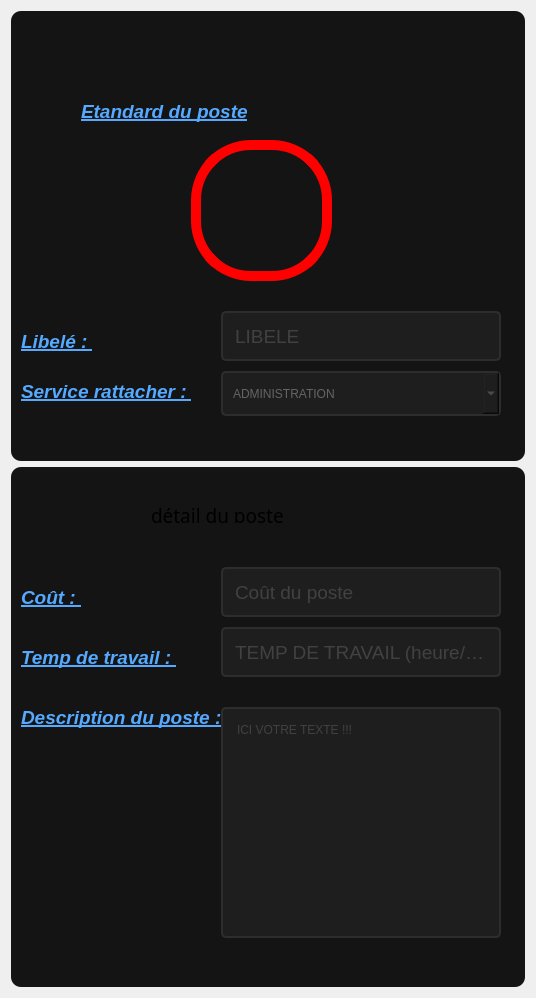
                         <widget class="QWidget" name="scrollAreaWidgetContents_2">
                          <property name="geometry">
                           <rect>
                            <x>0</x>
                            <y>0</y>
                            <width>536</width>
                            <height>994</height>
                           </rect>
                          </property>
                          <layout class="QVBoxLayout" name="verticalLayout_18">
                           <item>
                            <widget class="QFrame" name="login_area_2">
                             <property name="minimumSize">
                              <size>
                               <width>0</width>
                               <height>450</height>
                              </size>
                             </property>
                             <property name="maximumSize">
                              <size>
                               <width>16777215</width>
                               <height>16777215</height>
                              </size>
                             </property>
                             <property name="styleSheet">
                              <string notr="true">background-color: rgb(20, 20, 20);
border-radius: 10px;</string>
                             </property>
                             <property name="frameShape">
                              <enum>QFrame::NoFrame</enum>
                             </property>
                             <property name="frameShadow">
                              <enum>QFrame::Raised</enum>
                             </property>
                             <widget class="QFrame" name="logo_esprit_2">
                              <property name="geometry">
                               <rect>
                                <x>70</x>
                                <y>-50</y>
                                <width>298</width>
                                <height>201</height>
                               </rect>
                              </property>
                              <property name="styleSheet">
                               <string notr="true">	background-image: url(C:/Users/idris/Documents/qt/eye_of_god/resource/images/esprit.png);
	background-repeat: no-repeat;
	background-position: center;</string>
                              </property>
                              <property name="frameShape">
                               <enum>QFrame::StyledPanel</enum>
                              </property>
                              <property name="frameShadow">
                               <enum>QFrame::Raised</enum>
                              </property>
                             </widget>
                             <widget class="QFrame" name="avatar_2">
                              <property name="geometry">
                               <rect>
                                <x>180</x>
                                <y>129</y>
                                <width>141</width>
                                <height>141</height>
                               </rect>
                              </property>
                              <property name="styleSheet">
                               <string notr="true">QFrame {
	background-image: url(:/icon/resource/images/monitoring.png);
	border-radius: 60px;
	border: 10px solid rgb(255, 0, 0);
}
QFrame:hover {
	;
	border: 10px solid rgb(255, 0, 17);
}</string>
                              </property>
                              <property name="frameShape">
                               <enum>QFrame::StyledPanel</enum>
                              </property>
                              <property name="frameShadow">
                               <enum>QFrame::Raised</enum>
                              </property>
                             </widget>
                             <widget class="QLineEdit" name="lineEdit_libelepost">
                              <property name="geometry">
                               <rect>
                                <x>210</x>
                                <y>300</y>
                                <width>280</width>
                                <height>50</height>
                               </rect>
                              </property>
                              <property name="font">
                               <font>
                                <family>Segoe UI</family>
                                <pointsize>14</pointsize>
                               </font>
                              </property>
                              <property name="styleSheet">
                               <string notr="true">QLineEdit{
	border: 2px solid rgb(45, 45, 45);
	border-radius:5px;
	padding: 10px;
	background-color: rgb(30, 30, 30);
	
	color: rgb(100, 100, 100);
}
QLineEdit:hover{
	border: 2px solid rgb(55, 55, 55);
}
QLineEdit:focus{
	border: 2px solid rgb(255, 0, 0);
	color: rgb(200, 200, 205);
}</string>
                              </property>
                              <property name="maxLength">
                               <number>50</number>
                              </property>
                              <property name="placeholderText">
                               <string>LIBELE</string>
                              </property>
                             </widget>
                             <widget class="QLabel" name="label_28">
                              <property name="geometry">
                               <rect>
                                <x>10</x>
                                <y>370</y>
                                <width>181</width>
                                <height>21</height>
                               </rect>
                              </property>
                              <property name="font">
                               <font>
                                <family>Segoe UI</family>
                                <pointsize>14</pointsize>
                                <weight>75</weight>
                                <italic>true</italic>
                                <bold>true</bold>
                                <underline>true</underline>
                               </font>
                              </property>
                              <property name="styleSheet">
                               <string notr="true">color: rgb(85, 170, 255);
background : none;
</string>
                              </property>
                              <property name="text">
                               <string>Service rattacher : </string>
                              </property>
                             </widget>
                             <widget class="QLabel" name="label_29">
                              <property name="geometry">
                               <rect>
                                <x>10</x>
                                <y>320</y>
                                <width>181</width>
                                <height>21</height>
                               </rect>
                              </property>
                              <property name="font">
                               <font>
                                <family>Segoe UI</family>
                                <pointsize>14</pointsize>
                                <weight>75</weight>
                                <italic>true</italic>
                                <bold>true</bold>
                                <underline>true</underline>
                               </font>
                              </property>
                              <property name="styleSheet">
                               <string notr="true">color: rgb(85, 170, 255);
background : none;
</string>
                              </property>
                              <property name="text">
                               <string>Libelé : </string>
                              </property>
                             </widget>
                             <widget class="QLabel" name="label_30">
                              <property name="geometry">
                               <rect>
                                <x>70</x>
                                <y>90</y>
                                <width>181</width>
                                <height>21</height>
                               </rect>
                              </property>
                              <property name="font">
                               <font>
                                <family>Segoe UI</family>
                                <pointsize>14</pointsize>
                                <weight>75</weight>
                                <italic>true</italic>
                                <bold>true</bold>
                                <underline>true</underline>
                               </font>
                              </property>
                              <property name="styleSheet">
                               <string notr="true">color: rgb(85, 170, 255);
background : none;
</string>
                              </property>
                              <property name="text">
                               <string>Etandard du poste</string>
                              </property>
                             </widget>
                             <widget class="QComboBox" name="comboBox_service">
                              <property name="geometry">
                               <rect>
                                <x>210</x>
                                <y>360</y>
                                <width>280</width>
                                <height>45</height>
                               </rect>
                              </property>
                              <property name="styleSheet">
                               <string notr="true">QComboBox{
	border: 2px solid rgb(45, 45, 45);
	border-radius:5px;
	padding: 10px;
	padding-left: 10px;
	background-color: rgb(30, 30, 30);
	
	color: rgb(100, 100, 100);
}
QComboBox:hover{
	border: 2px solid rgb(55, 55, 55);
}



QComboBox QAbstractItemView {
	color: rgb(85, 170, 255);	
	background-color: rgb(27, 29, 35);
	padding: 10px;
	selection-background-color: rgb(39, 44, 54);
}</string>
                              </property>
                              <item>
                               <property name="text">
                                <string>ADMINISTRATION</string>
                               </property>
                               <property name="icon">
                                <iconset resource="source.qrc">
                                 <normaloff>:/icon/resource/icon/24x24/cil-people.png</normaloff>:/icon/resource/icon/24x24/cil-people.png</iconset>
                               </property>
                              </item>
                              <item>
                               <property name="text">
                                <string>ENERGIE</string>
                               </property>
                               <property name="icon">
                                <iconset resource="source.qrc">
                                 <normaloff>:/icon/resource/icon/24x24/ecosystem.png</normaloff>:/icon/resource/icon/24x24/ecosystem.png</iconset>
                               </property>
                              </item>
                              <item>
                               <property name="text">
                                <string>GESTION DE PROJET</string>
                               </property>
                               <property name="icon">
                                <iconset resource="source.qrc">
                                 <normaloff>:/icon/resource/icon/24x24/project.png</normaloff>:/icon/resource/icon/24x24/project.png</iconset>
                               </property>
                              </item>
                              <item>
                               <property name="text">
                                <string>HYGENE ET SALUBRITE</string>
                               </property>
                               <property name="icon">
                                <iconset resource="source.qrc">
                                 <normaloff>:/icon/resource/icon/24x24/liquid-soap.png</normaloff>:/icon/resource/icon/24x24/liquid-soap.png</iconset>
                               </property>
                              </item>
                              <item>
                               <property name="text">
                                <string>LOGEMENT</string>
                               </property>
                               <property name="icon">
                                <iconset resource="source.qrc">
                                 <normaloff>:/icon/resource/icon/24x24/villa.png</normaloff>:/icon/resource/icon/24x24/villa.png</iconset>
                               </property>
                              </item>
                              <item>
                               <property name="text">
                                <string>TRANSPORT ET TRAFFIQUE</string>
                               </property>
                               <property name="icon">
                                <iconset resource="source.qrc">
                                 <normaloff>:/icon/resource/icon/24x24/delivery-truck.png</normaloff>:/icon/resource/icon/24x24/delivery-truck.png</iconset>
                               </property>
                              </item>
                             </widget>
                            </widget>
                           </item>
                           <item>
                            <widget class="QFrame" name="frame_7">
                             <property name="minimumSize">
                              <size>
                               <width>0</width>
                               <height>520</height>
                              </size>
                             </property>
                             <property name="styleSheet">
                              <string notr="true">background-color: rgb(20, 20, 20);
border-radius: 10px;</string>
                             </property>
                             <property name="frameShape">
                              <enum>QFrame::StyledPanel</enum>
                             </property>
                             <property name="frameShadow">
                              <enum>QFrame::Raised</enum>
                             </property>
                             <widget class="QLineEdit" name="lineEdit_cout">
                              <property name="geometry">
                               <rect>
                                <x>210</x>
                                <y>100</y>
                                <width>280</width>
                                <height>50</height>
                               </rect>
                              </property>
                              <property name="font">
                               <font>
                                <family>Segoe UI</family>
                                <pointsize>14</pointsize>
                               </font>
                              </property>
                              <property name="styleSheet">
                               <string notr="true">QLineEdit{
	border: 2px solid rgb(45, 45, 45);
	border-radius:5px;
	padding: 10px;
	background-color: rgb(30, 30, 30);
	
	color: rgb(100, 100, 100);
}
QLineEdit:hover{
	border: 2px solid rgb(55, 55, 55);
}
QLineEdit:focus{
	border: 2px solid rgb(255, 0, 0);
	color: rgb(200, 200, 205);
}</string>
                              </property>
                              <property name="maxLength">
                               <number>50</number>
                              </property>
                              <property name="placeholderText">
                               <string>Coût du poste</string>
                              </property>
                             </widget>
                             <widget class="QLabel" name="label_11">
                              <property name="geometry">
                               <rect>
                                <x>140</x>
                                <y>40</y>
                                <width>241</width>
                                <height>16</height>
                               </rect>
                              </property>
                              <property name="font">
                               <font>
                                <family>Stencil</family>
                                <pointsize>14</pointsize>
                                <underline>true</underline>
                               </font>
                              </property>
                              <property name="text">
                               <string>détail du poste</string>
                              </property>
                             </widget>
                             <widget class="QLineEdit" name="lineEdit_temptravail">
                              <property name="geometry">
                               <rect>
                                <x>210</x>
                                <y>160</y>
                                <width>280</width>
                                <height>50</height>
                               </rect>
                              </property>
                              <property name="font">
                               <font>
                                <family>Segoe UI</family>
                                <pointsize>14</pointsize>
                               </font>
                              </property>
                              <property name="styleSheet">
                               <string notr="true">QLineEdit{
	border: 2px solid rgb(45, 45, 45);
	border-radius:5px;
	padding: 10px;
	background-color: rgb(30, 30, 30);
	
	color: rgb(100, 100, 100);
}
QLineEdit:hover{
	border: 2px solid rgb(55, 55, 55);
}
QLineEdit:focus{
	border: 2px solid rgb(255, 0, 0);
	color: rgb(200, 200, 205);
}</string>
                              </property>
                              <property name="maxLength">
                               <number>50</number>
                              </property>
                              <property name="placeholderText">
                               <string>TEMP DE TRAVAIL (heure/jour)</string>
                              </property>
                             </widget>
                             <widget class="QLabel" name="label_34">
                              <property name="geometry">
                               <rect>
                                <x>10</x>
                                <y>240</y>
                                <width>201</width>
                                <height>21</height>
                               </rect>
                              </property>
                              <property name="font">
                               <font>
                                <family>Segoe UI</family>
                                <pointsize>14</pointsize>
                                <weight>75</weight>
                                <italic>true</italic>
                                <bold>true</bold>
                                <underline>true</underline>
                               </font>
                              </property>
                              <property name="styleSheet">
                               <string notr="true">color: rgb(85, 170, 255);
background : none;
</string>
                              </property>
                              <property name="text">
                               <string>Description du poste : </string>
                              </property>
                             </widget>
                             <widget class="QLabel" name="label_35">
                              <property name="geometry">
                               <rect>
                                <x>10</x>
                                <y>180</y>
                                <width>181</width>
                                <height>21</height>
                               </rect>
                              </property>
                              <property name="font">
                               <font>
                                <family>Segoe UI</family>
                                <pointsize>14</pointsize>
                                <weight>75</weight>
                                <italic>true</italic>
                                <bold>true</bold>
                                <underline>true</underline>
                               </font>
                              </property>
                              <property name="styleSheet">
                               <string notr="true">color: rgb(85, 170, 255);
background : none;
</string>
                              </property>
                              <property name="text">
                               <string>Temp de travail : </string>
                              </property>
                             </widget>
                             <widget class="QLabel" name="label_36">
                              <property name="geometry">
                               <rect>
                                <x>10</x>
                                <y>120</y>
                                <width>181</width>
                                <height>21</height>
                               </rect>
                              </property>
                              <property name="font">
                               <font>
                                <family>Segoe UI</family>
                                <pointsize>14</pointsize>
                                <weight>75</weight>
                                <italic>true</italic>
                                <bold>true</bold>
                                <underline>true</underline>
                               </font>
                              </property>
                              <property name="styleSheet">
                               <string notr="true">color: rgb(85, 170, 255);
background : none;
</string>
                              </property>
                              <property name="text">
                               <string>Coût : </string>
                              </property>
                             </widget>
                             <widget class="QTextEdit" name="textEdit_desc_poste">
                              <property name="geometry">
                               <rect>
                                <x>210</x>
                                <y>240</y>
                                <width>280</width>
                                <height>231</height>
                               </rect>
                              </property>
                              <property name="styleSheet">
                               <string notr="true">QTextEdit{
	border: 2px solid rgb(45, 45, 45);
	border-radius:5px;
	padding: 10px;
	background-color: rgb(30, 30, 30);
	color: rgb(100, 100, 100);
}
QTextEdit:hover{
	border: 2px solid rgb(55, 55, 55);
}
QTextEdit:focus{
	border: 2px solid rgb(255, 0, 0);
	color: rgb(200, 200, 205);
}</string>
                              </property>
                              <property name="documentTitle">
                               <string>DESCRIPTION</string>
                              </property>
                              <property name="placeholderText">
                               <string>ICI VOTRE TEXTE !!!</string>
                              </property>
                             </widget>
                            </widget>
                           </item>
                          </layout>
                         </widget>
